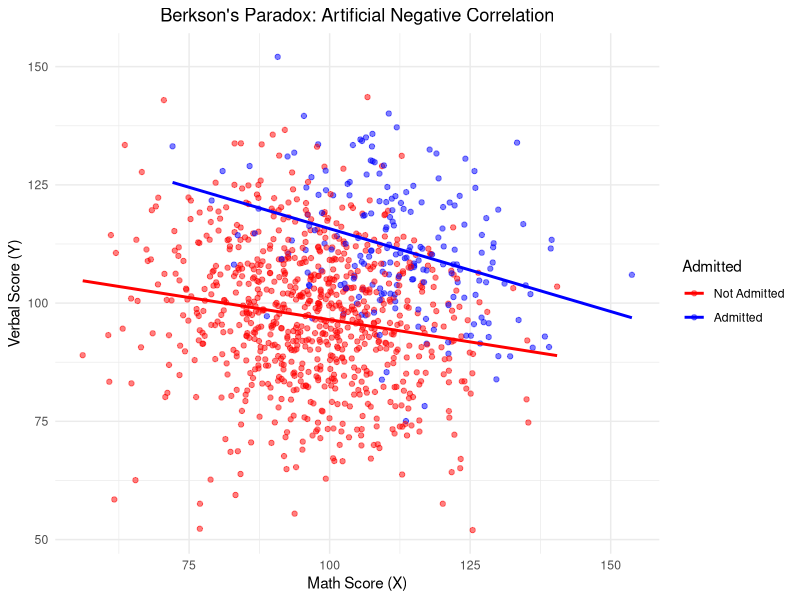

The R source for this figure:
library(ggplot2)

set.seed(42)
N <- 1000  # Large sample

# Generate independent variables W, X, Y
W <- rnorm(N, mean = 100, sd = 15)  # GPA
X <- rnorm(N, mean = 100, sd = 15)  # Math Score
Y <- rnorm(N, mean = 100, sd = 15)  # Verbal Score

# Define Z as a sum score
Z <- W + X + Y + rnorm(N, sd = 10)  # Some noise

# Select only students above a threshold Z
admitted <- Z > quantile(Z, 0.8)  # Top 20% get admitted

# Create a data frame
df <- data.frame(W, X, Y, Z, admitted)

# Compute correlation in full population
cor_full <- cor(df[, c("W", "X", "Y")])

# Compute correlation only in admitted students
cor_admitted <- cor(df[df$admitted, c("W", "X", "Y")])

# Print correlation matrices
cat("\nCorrelation in full population:\n")
print(cor_full)

cat("\nCorrelation among admitted students (Berkson's Paradox):\n")
print(cor_admitted)

ggplot(df, aes(x = X, y = Y, color = as.factor(admitted))) +
  geom_point(alpha = 0.5) +  # Scatterplot
  geom_smooth(method = "lm", se = FALSE) +  # Separate trendlines
  labs(title = "Berkson's Paradox: Artificial Negative Correlation",
       x = "Math Score (X)", y = "Verbal Score (Y)",
       color = "Admitted") +
  scale_color_manual(values = c("red", "blue"), labels = c("Not Admitted", "Admitted")) +
  theme_minimal() + 
  theme(plot.title = element_text(hjust = 0.5))
  
